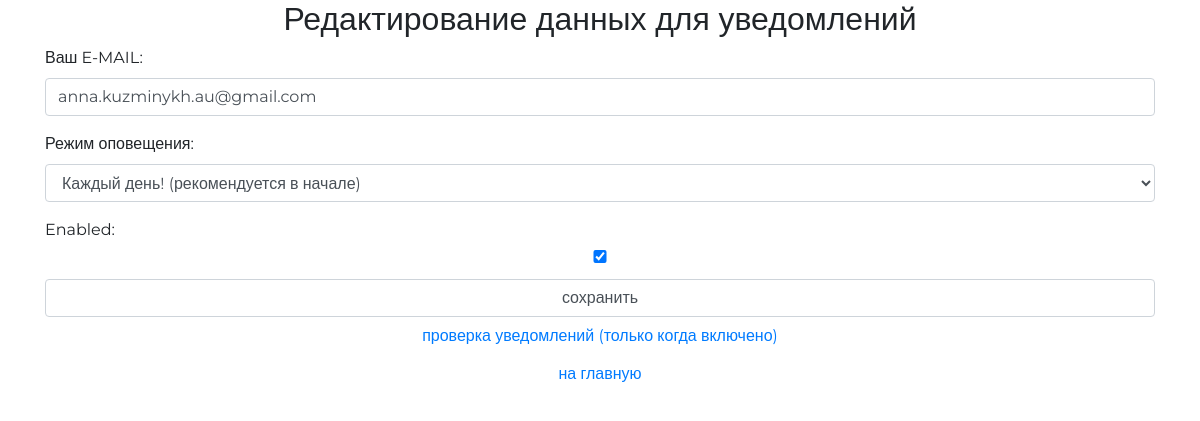
The app's page /auth/email/ (signed in) with its own data.
### authapp/models.py (models this page shows, shortened)
class MaapUserProfile(models.Model):
    APP_EMAIL_CHOICES = (
        (1, 'Каждый день! (рекомендуется в начале)'),
        (3, 'Раз в 3 дня'),
        (7, 'Раз в неделю'),
    )
    user = models.OneToOneField(MaapUser, unique=True, null=False, db_index=True, on_delete=models.CASCADE)
    email_addr = models.CharField(verbose_name='Ваш E-MAIL:', max_length=64, blank=True)
    email_shed = models.PositiveIntegerField(verbose_name='Режим оповещения', choices=APP_EMAIL_CHOICES, blank=True , null=True)
    created_at = models.DateTimeField(auto_now_add=True)  # time when it started
    last_fired_at = models.DateTimeField(auto_now_add=True, blank=True)
    enabled = models.BooleanField(default=True)

### authapp/views.py (the view)
# urls.py: path('email/', authapp.email_sched, name='email_sched'),
def email_sched(request):
    title = 'редактирование режима оповещения'
    if request.method == 'POST':
        edit_form = MaapUserProfileEditForm(request.POST, request.FILES, instance=request.user.maapuserprofile)
        if edit_form.is_valid():
            edit_form.save()
            return HttpResponseRedirect(reverse('auth:email_sched'))
    else:
        edit_form = MaapUserProfileEditForm(instance=request.user.maapuserprofile)
    content = {'title': title, 'edit_form': edit_form}
    return render(request, 'authapp/email_sched.html', content)

### authapp/forms.py
class MaapUserProfileEditForm(forms.ModelForm):
    class Meta:
        model = MaapUserProfile
        fields = ('email_addr','email_shed','enabled')# _all_
    def __init__(self, *args, **kwargs):
        super().__init__(*args, **kwargs)
        for field_name, field in self.fields.items():
            field.widget.attrs['class'] = 'form-control'

### authapp/templates/authapp/email_sched.html (shortened to what this page needs)
{% extends 'authapp/base.html' %}
{% load static %}
{% block content %}
    <div class="h2 text-center head">
                Редактирование данных для уведомлений
    </div>
    <form class="form-horizontal" action="{% url 'auth:email_sched' %}" method="post" enctype="multipart/form-data">
        {{ edit_form.as_p }}
        <input class="form-control" type="submit" value="сохранить">
    </form>
   <button class="btn btn-round form-control last">
        <a href="{% url 'checkcron' %}" class="">
            проверка уведомлений (только когда включено)
        </a>
    </button>
    <button class="btn btn-round form-control last">
        <a href="{% url 'main' %}" class="">
            на главную
        </a>
    </button>
{% endblock %}

### staticfiles/css/style.css (style rules this page uses)
* { margin: 0; padding: 0; }
body { font-family: 'Montserrat', sans-serif; }
html, body { height: 100%; }

### records on screen
MaapUserProfile: email_addr "anna.kuzminykh.au@gmail.com", email_shed "Каждый день! (рекомендуется в начале)", enabled "☑"
